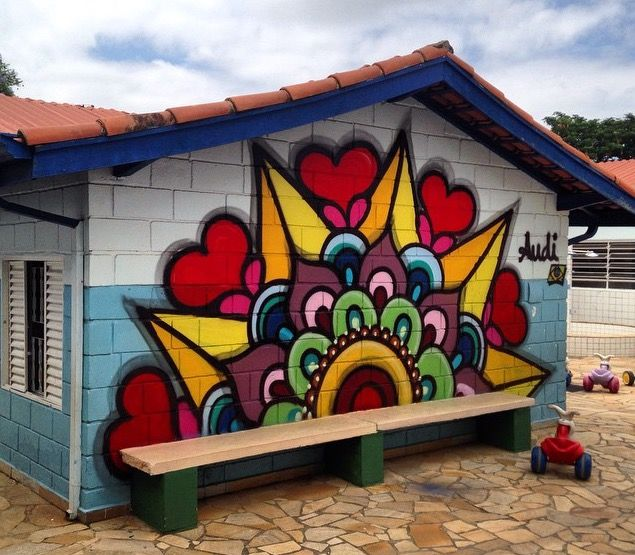
#> input picture testimages/mandala.jpg, 635 x 555 px, given as the content of the folder /content/drive/MyDrive/Modified_SRCNN/codes, which was not available
$ jupyter execute --allow-errors SRCNN_BilateralBlur.ipynb   (shell and % lines are left out)   (older library calls are emulated)   (text cells are left out)
#> lines starting #> are read from the running program, lines starting #| are printed output that depends on the picture; long printed decimals are rounded; pictures that were not available may be replaced by others from this repository, and a replacement may not be noted
[cell 1]
from google.colab import drive
drive.mount('/content/drive')

[cell 2]
cd /content/drive/MyDrive/Modified_SRCNN/codes

[cell 3]
import os
import sys
sys.path.append('../')
import shutil
import math

import matplotlib.pyplot as plt
import numpy as np
from scipy.ndimage.filters import gaussian_filter
from PIL import Image
from skimage.metrics import structural_similarity as ssim

import torch
import torch.nn as nn
import torch.nn.functional as F
import torch.optim as optim
from torch.utils.tensorboard import SummaryWriter
import torch.utils.data as data
from torch.utils.data import Dataset, DataLoader

import torchvision
from torchvision.transforms import transforms
from torchvision import datasets

import cv2
from google.colab.patches import cv2_imshow


#> (the rest of this cell did not finish here and is left out)

[cell 4]
"""
   Functions of general utility that are used throughout the project.
"""


# [34 lines left out: functions ycbcr2rgb, psnr, not called in this run]

[cell 5]
"""
    Functions used for distorting images for training
"""


#> (the rest of this cell did not finish here and is left out)

[cell 6]
def display_image(path):
  image_file = Image.open(path)
#> image_file is the input picture: PIL image 635x555 RGB; mean R, G, B 127.7, 110.6, 103.1
  im = np.array(image_file)
  im = cv2.cvtColor(im, cv2.COLOR_RGB2BGR)
  cv2_imshow(im)
  return None

from skimage.metrics import structural_similarity as compare_ssim
# [65 lines left out: functions ssim_metric, _assert_image_shapes_equal, _gradient_magnitude, _similarity_measure, fsim, not called in this run]

[cell 7]
display_image('/content/drive/MyDrive/Modified_SRCNN/codes/test set/mytestset/mandala.jpg')

[cell 8]
a = cv2.imread('/content/drive/MyDrive/Modified_SRCNN/codes/test set/mytestset/mandala.jpg')
#> (the rest of this cell did not finish here and is left out)

#> (a cell that did not finish here is left out)

[cell 10]
"""
    Functions for evaluating model performance.
"""

#> (the rest of this cell did not finish here and is left out)

#> (a cell that did not finish here is left out)

[cell 12]
from pydrive.auth import GoogleAuth
from pydrive.drive import GoogleDrive
from google.colab import auth
from oauth2client.client import GoogleCredentials
from urllib.request import urlretrieve

[cell 13]
if not os.path.isfile('BSR_bsds500.tgz'):
    urlretrieve('http://www.eecs.berkeley.edu/Research/Projects/CS/vision/grouping/BSR/BSR_bsds500.tgz','BSR_bsds500.tgz')
#> (this line was passed over: the network is not available in this run)
if not os.path.isfile('content/BSR_bsds500.tgz'):
    !apt-get install p7zip-full
    !p7zip -d BSR_bsds500.tgz
    !tar -xvf BSR_bsds500.tgz

[cell 14]
training_img_names = [i for i in os.listdir('/content/drive/MyDrive/Modified_SRCNN/codes/BSR/BSDS500/data/images/train') if i[-4:] == '.jpg']
training_images_gt_patches = []
for idx, img_name in enumerate(training_img_names):
    ImageFile = Image.open('/content/drive/MyDrive/Modified_SRCNN/codes/BSR/BSDS500/data/images/train'+img_name)
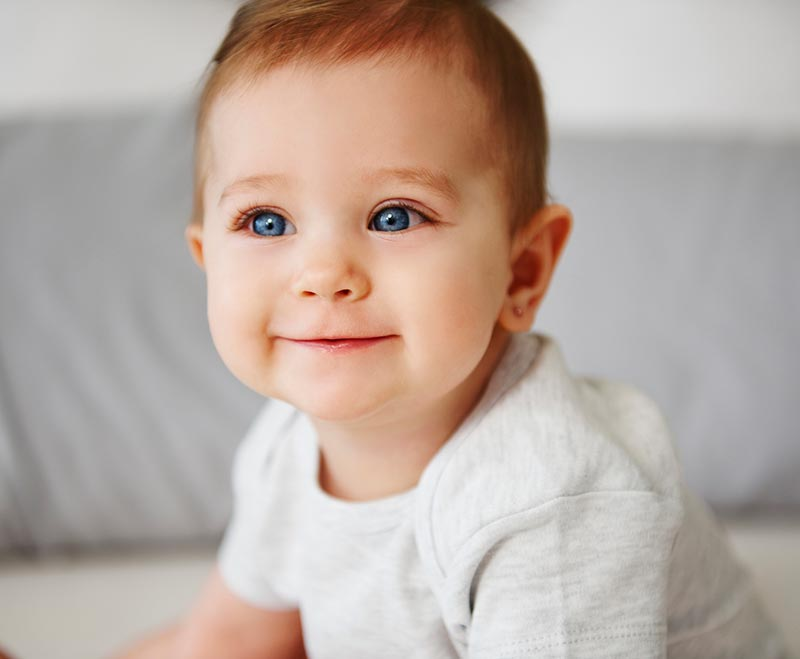
#> input picture testimages/baby.jpg, 800 x 659 px, given in place of trainbaby.jpg, which was not available
#> ImageFile is the input picture: PIL image 800x659 RGB; mean R, G, B 186.1, 171.4, 163.1
    im_train = np.array(ImageFile.convert('YCbCr'), dtype=np.float)
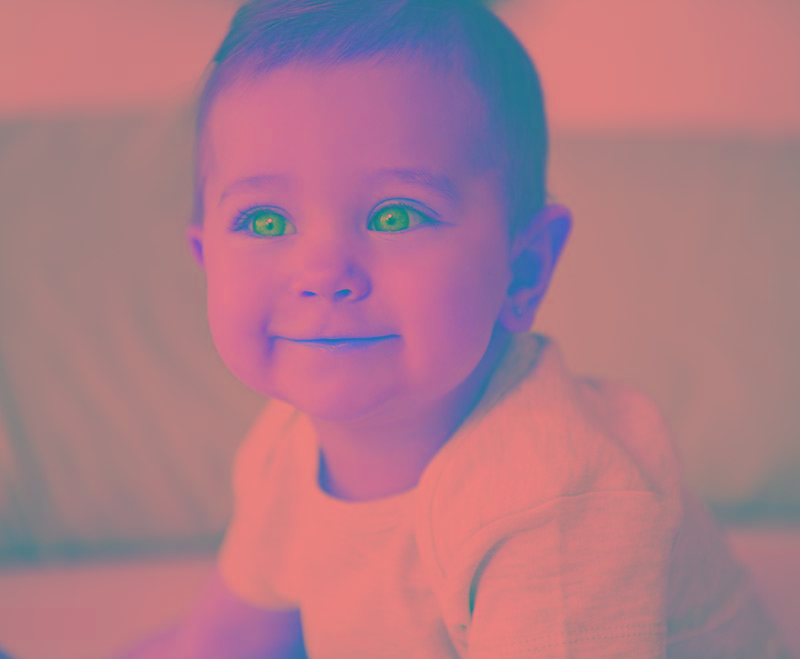
#> im_train: shape (659, 800, 3) float64; mean R, G, B 174.4, 121.1, 135.6
    im_train_Y = im_train[:,:,0]
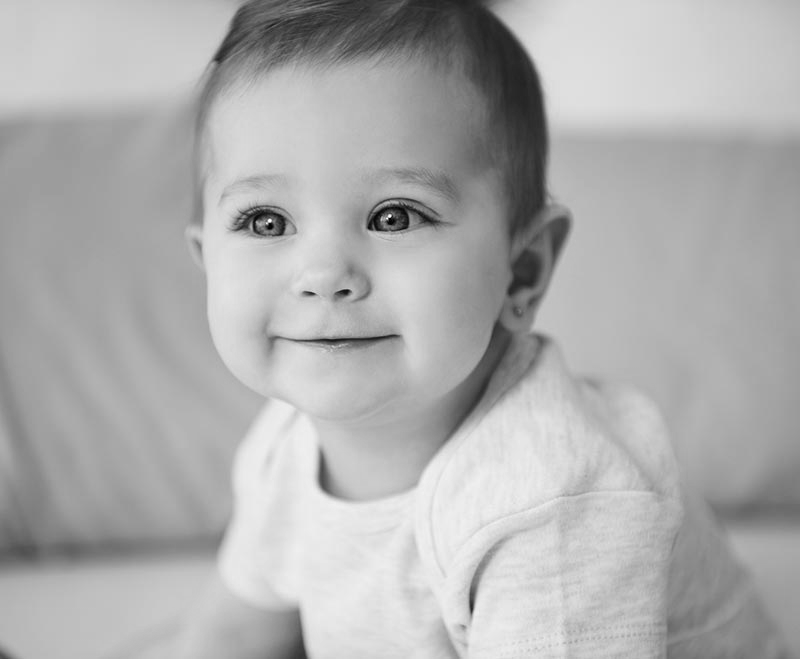
#> im_train_Y: shape (659, 800) float64; min 0, max 251, mean 174.4
    #crop image to be multiple of 8 in both dims
    max_x = int(im_train_Y.shape[0]/8) * 8
#> max_x = 656
    max_y = int(im_train_Y.shape[1]/8) * 8
#> max_y = 800
    square_dim = min(max_x, max_y)
#> square_dim = 656
    im_train_Y = im_train_Y[0:square_dim, 0:square_dim]
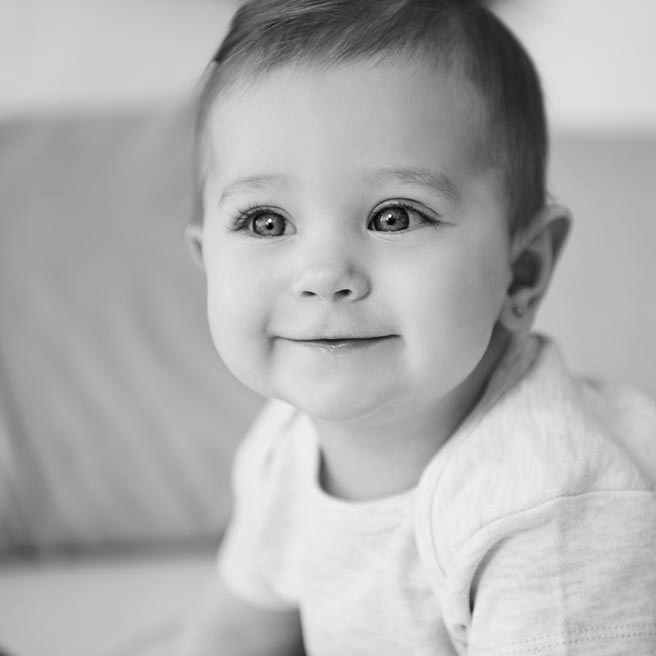
#> im_train_Y: shape (656, 656) float64; min 0, max 251, mean 175.8
    # need to extract to patches so that all images are the same size
    for i in range(0, im_train_Y.shape[1]-32, 13): #every patch vertically with stride 13
        for j in range(0, im_train_Y.shape[0]-32, 13):
            sub_im = im_train_Y[j:j+32, i:i+32]
            training_images_gt_patches.append(sub_im)
#> after the loop, training_images_gt_patches = 2304 items

training_img_names = [i for i in os.listdir('/content/drive/MyDrive/Modified_SRCNN/CNN based SR Models codes/BSR/BSDS500/data/images/test/') if i[-4:] == '.jpg']
#> training_img_names = ['baby.jpg']
for idx, img_name in enumerate(training_img_names):
    ImageFile = Image.open('/content/drive/MyDrive/Modified_SRCNN/CNN based SR Models codes/BSR/BSDS500/data/images/test/'+img_name)
    im_train = np.array(ImageFile.convert('YCbCr'), dtype=np.float)
    im_train_Y = im_train[:, :, 0]
    #crop image to be multiple of 8 in both dims
    max_x = int(im_train_Y.shape[0]/8) * 8
    max_y = int(im_train_Y.shape[1]/8) * 8
    square_dim = min(max_x, max_y)
    im_train_Y = im_train_Y[0:square_dim, 0:square_dim]
    # need to extract to patches so that all images are the same size
    for i in range(0, im_train_Y.shape[1]-32, 13): #every patch vertically with stride 13
        for j in range(0, im_train_Y.shape[0]-32, 13):
            sub_im = im_train_Y[j:j+32, i:i+32]
            training_images_gt_patches.append(sub_im)
#> after the loop, training_images_gt_patches = 4608 items

[cell 15]
# prep target training images to be part of dataset

training_images_gt_patches = np.array(training_images_gt_patches)
print(training_images_gt_patches.shape)
#| (4608, 32, 32)

#normalize
training_images_gt_patches /= 255.0

train_pixel_mean = np.mean(training_images_gt_patches)
#> train_pixel_mean = 0.688
print(train_pixel_mean)
#| 0.6876
train_pixel_std = np.std(training_images_gt_patches)
#> train_pixel_std = 0.168
print(train_pixel_std)
#| 0.1685
#> `im_train_Cb = im_train[0:square_dim, 0:square_dim, 1]`:
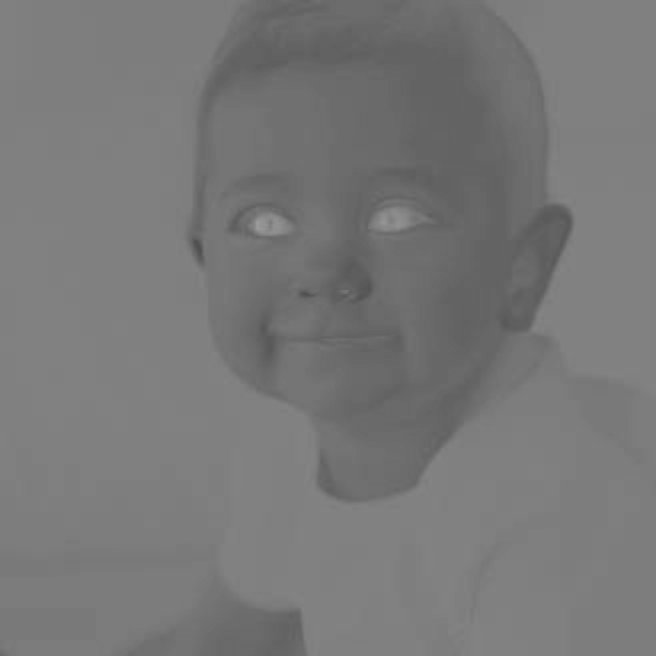
#> im_train_Cb: shape (656, 656) float64; min 80, max 156, mean 119.9
#> `im_train_Cr = im_train[0:square_dim, 0:square_dim, 2]`:
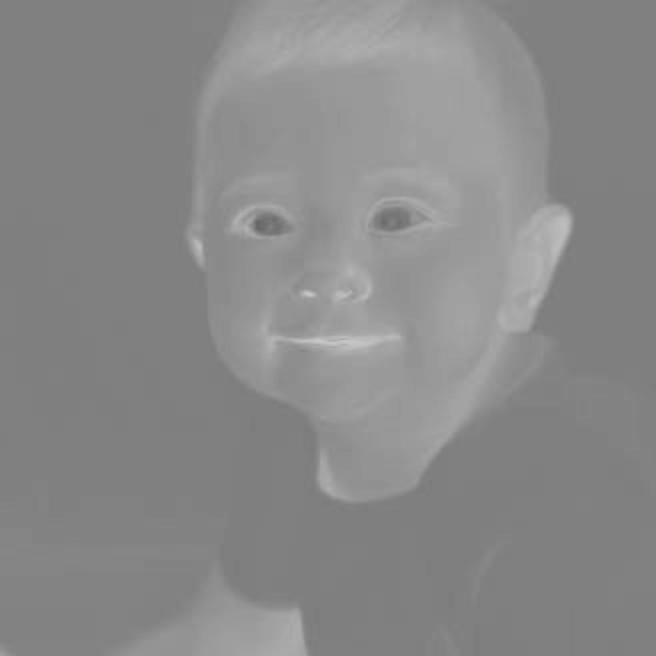
#> im_train_Cr: shape (656, 656) float64; min 102, max 200, mean 137.1
#standardize
training_images_gt_patches -= train_pixel_mean
training_images_gt_patches /= train_pixel_std

#> (the rest of this cell did not finish here and is left out)

[cell 16]
# generate distorted images for training, using train and test of BSDS500
training_img_names = [i for i in os.listdir('/content/BSR/BSDS500/data/images/train/') if i[-4:] == '.jpg']
training_images_training_patches = []
#> (the rest of this cell did not finish here and is left out)

#> (a cell that did not finish here is left out)

[cell 18]
# prep input training images for use in dataset
training_images_training_patches = np.array(training_images_training_patches)
print(training_images_training_patches.shape)

training_images_training_patches /= 255.0
training_images_training_patches -= train_pixel_mean
#> training_images_training_patches = empty array
training_images_training_patches /= train_pixel_std

#> (the rest of this cell did not finish here and is left out)

#> (a cell that did not finish here is left out)

[cell 20]
# generate validation set target images from BSDS500 val
val_img_names = [img for img in os.listdir('/content/BSR/BSDS500/data/images/val/') if img[-4:] == '.jpg']
val_images_gt_patches = []
for idx, img_name in enumerate(val_img_names):
    ImageFile = Image.open('/content/BSR/BSDS500/data/images/val/'+img_name)
    im_val = np.array(ImageFile.convert('YCbCr'), dtype=np.float)
    im_val_Y = im_val[:,:,0]
    #crop image to be multiple of 8 in both dims
    max_x = int(im_val_Y.shape[0]/8) * 8
    max_y = int(im_val_Y.shape[1]/8) * 8
    square_dim = min(max_x, max_y)
    im_val_Y = im_val_Y[0:square_dim, 0:square_dim]
    # need to extract to patches so that all images are the same size
    for i in range(0, im_val_Y.shape[1]-32, 13): #every patch vertically with stride 13
        for j in range(0, im_val_Y.shape[0]-32, 13):
            sub_im = im_val_Y[j:j+32, i:i+32]
            val_images_gt_patches.append(sub_im)
#> after the loop, val_images_gt_patches = 2304 items

[cell 21]
# prep target val images to be part of dataset

val_images_gt_patches = np.array(val_images_gt_patches)
print(val_images_gt_patches.shape)
#| (2304, 32, 32)
